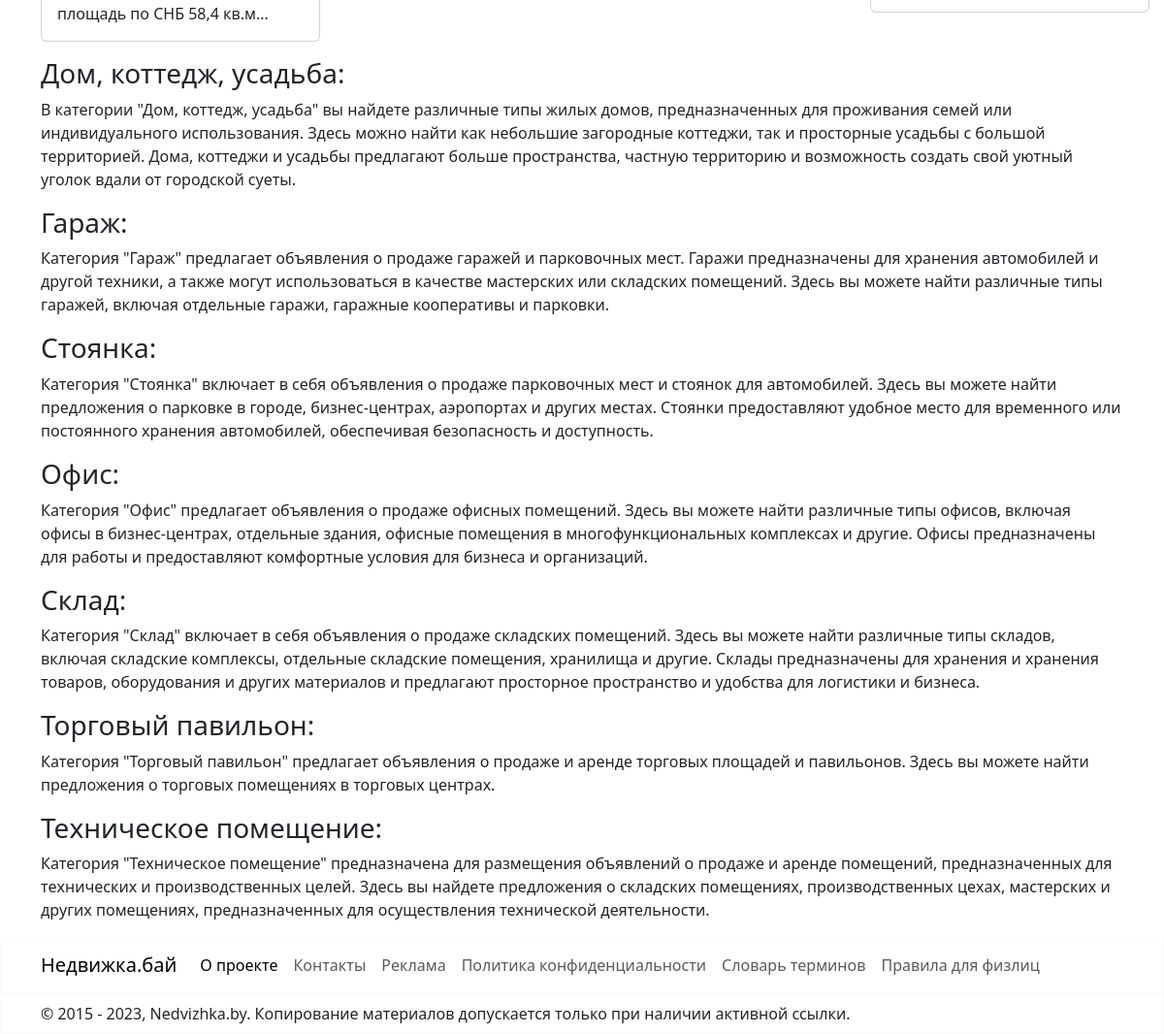
Before: / (lower part) with the older database file.
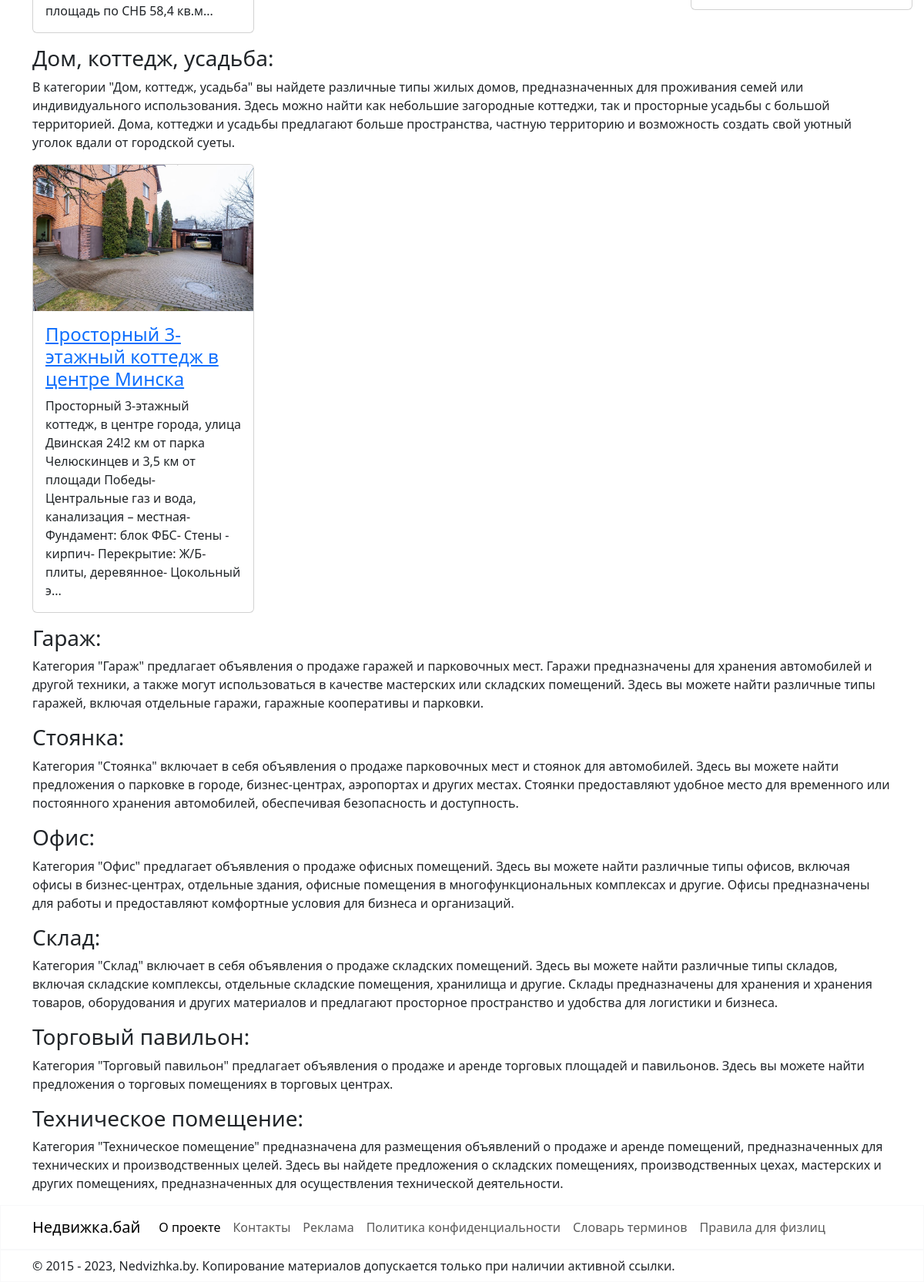
After: the same page with the newer database file.
### sale/models.py (models this page shows, shortened)
class Realty(models.Model):
    title = models.CharField(max_length=50)
    address = models.CharField(max_length=100)
    description = models.CharField(max_length=4000)
    total_area = models.FloatField()
    facilities = models.CharField(max_length=2000, blank=True)
    condition = models.CharField(choices=CONDITION, max_length=20)
    renovation = models.CharField(choices=RENOVATION, max_length=20)
    price = models.PositiveIntegerField()
    image = models.ImageField(null=True, blank=True, upload_to="images")
    image2 = models.ImageField(null=True, blank=True, upload_to="images")
    image3 = models.ImageField(null=True, blank=True, upload_to="images")
    image4 = models.ImageField(null=True, blank=True, upload_to="images")
    image5 = models.ImageField(null=True, blank=True, upload_to="images")
    creator = models.ForeignKey(User, on_delete=models.CASCADE, default=1)
    is_moderated = models.BooleanField(default=False)
    class Meta:
        abstract = True

class Flat(Realty):
    number_of_rooms = models.PositiveIntegerField(validators=[MinValueValidator(1)])  # Валидатор для количества комнат
    floor_number = models.PositiveIntegerField(validators=[MinValueValidator(1)])  # Валидатор для номера этажа
    living_area = models.FloatField(validators=[MinValueValidator(0)])  # Валидатор для жилой площади
    kitchen = models.FloatField(validators=[MinValueValidator(0)])  # Валидатор для площади кухни
    year_of_construction = models.PositiveIntegerField(validators=[validate_year_of_construction])

class House(Realty):
    category = models.CharField(choices=CATEGORY, max_length=20)
    number_of_rooms = models.PositiveIntegerField(validators=[MinValueValidator(1)])  # Валидатор для количества комнат
    number_of_floors = models.PositiveIntegerField(validators=[MinValueValidator(1)])  # Валидатор для количества этажей
    living_area = models.FloatField(validators=[MinValueValidator(0)])  # Валидатор для жилой площади
    year_of_construction = models.PositiveIntegerField(validators=[validate_year_of_construction])

### nedvizhka/views.py (the view)
# urls.py: path('', NedvizhkaView.as_view(), name='nedvizhka'),
class NedvizhkaView(TemplateView):
    template_name = 'nedvizhka.html'
    def get_context_data(self, **kwargs):
        context = super().get_context_data(**kwargs)
        flat_queryset = Flat.objects.filter(is_moderated=True)
        house_queryset = House.objects.filter(is_moderated=True)
        garage_queryset = Garage.objects.filter(is_moderated=True)
        parking_queryset = Parking.objects.filter(is_moderated=True)
        warehouse_queryset = Warehouse.objects.filter(is_moderated=True)
        office_queryset = Office.objects.filter(is_moderated=True)
        trade_queryset = Trade.objects.filter(is_moderated=True)
        industrial_queryset = Industrial.objects.filter(is_moderated=True)
        context['flat_queryset'] = flat_queryset
        context['house_queryset'] = house_queryset
        context['garage_queryset'] = garage_queryset
        context['parking_queryset'] = parking_queryset
        context['warehouse_queryset'] = warehouse_queryset
        context['office_queryset'] = office_queryset
        context['trade_queryset'] = trade_queryset
        context['industrial_queryset'] = industrial_queryset
        return context

### sale/templates/nedvizhka.html (shortened to what the changed rows need)
{% extends "base.html" %}
{% block content %}
    <div class="container-md mt-3 mb-3">
        {% if flat_queryset %}
            <div class="row">
                {% for flat in flat_queryset|slice:"4" %}
                    <div class="col-md-3">
                        <div class="card" style="width: 18rem;">
                            <div class="card-body">
                                <p class="card-text">{{ flat.description|slice:":250" }}...</p>
                            </div>
                        </div>
                    </div>
                {% endfor %}
            </div>
        {% endif %}
    </div>
    <div class="container-md mt-3 mb-3">
        {% if house_queryset %}
            {% for house in house_queryset|slice:":5" %}
                <div class="card" style="width: 18rem;">
                    {% if house.image %}
                        <img src="{{ house.image.url }}" class="card-img-top" alt="...">
                    {% endif %}
                    <div class="card-body">
                        <a href="http://127.0.0.1:8000/sale/flat/{{ flat.id }}"><h4>{{ house.title }}</h4>
                        </a>
                        <p class="card-text">{{ house.description|slice:":250" }}...</p>
                    </div>
                </div>
            {% endfor %}
        {% endif %}
    </div>
{% endblock %}

Changed rows visible on the page:
added House: image (picture), title "Просторный 3-этажный коттедж в центре Минска", description "Просторный 3-этажный коттедж, в центре города, улица Двинская 24!2 км от парка Челюскинцев и 3,5 км от площади Победы- Центральные газ и вода, канализация – местная- Фундамент: блок ФБС- Стены - кирпич- Перекрытие: Ж/Б- плиты, деревянное- Цокольный э"
